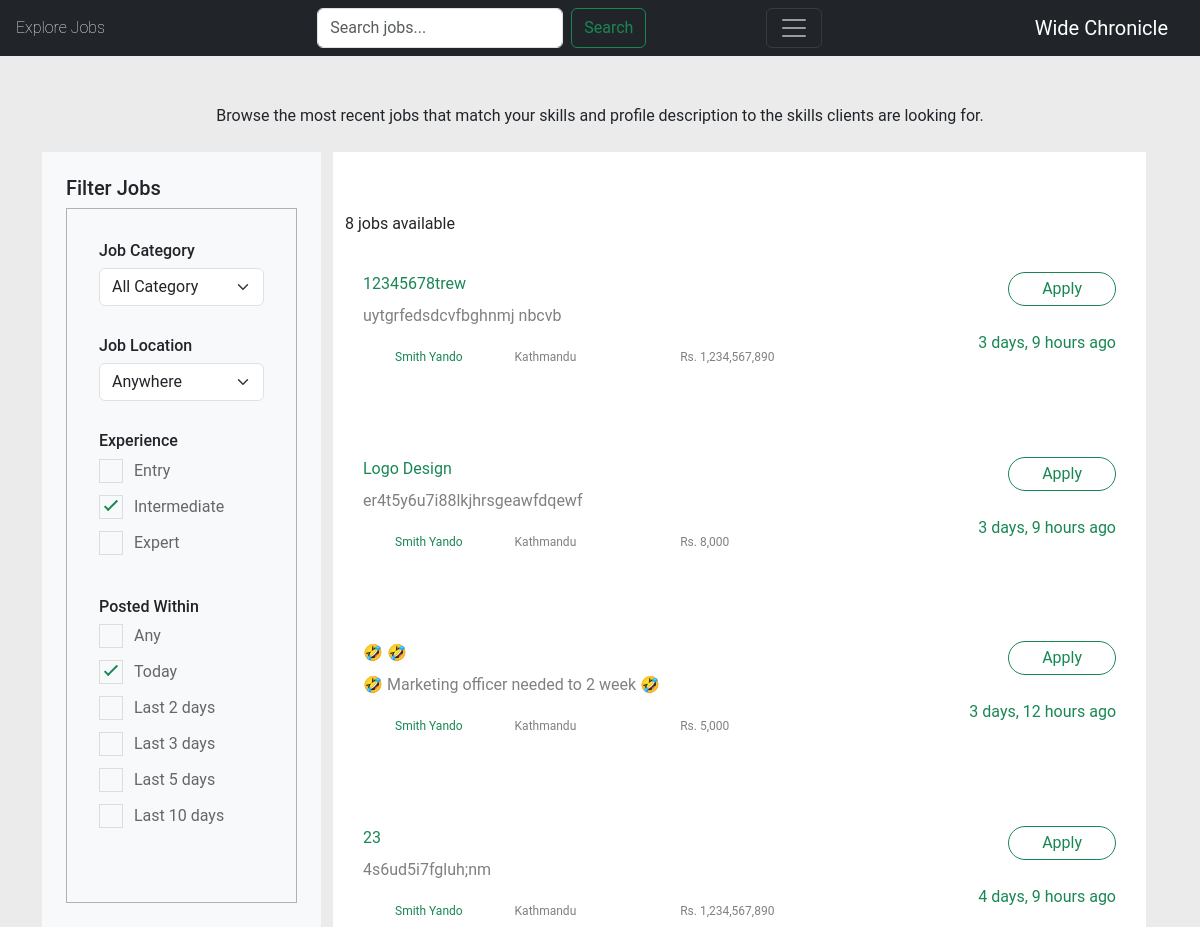
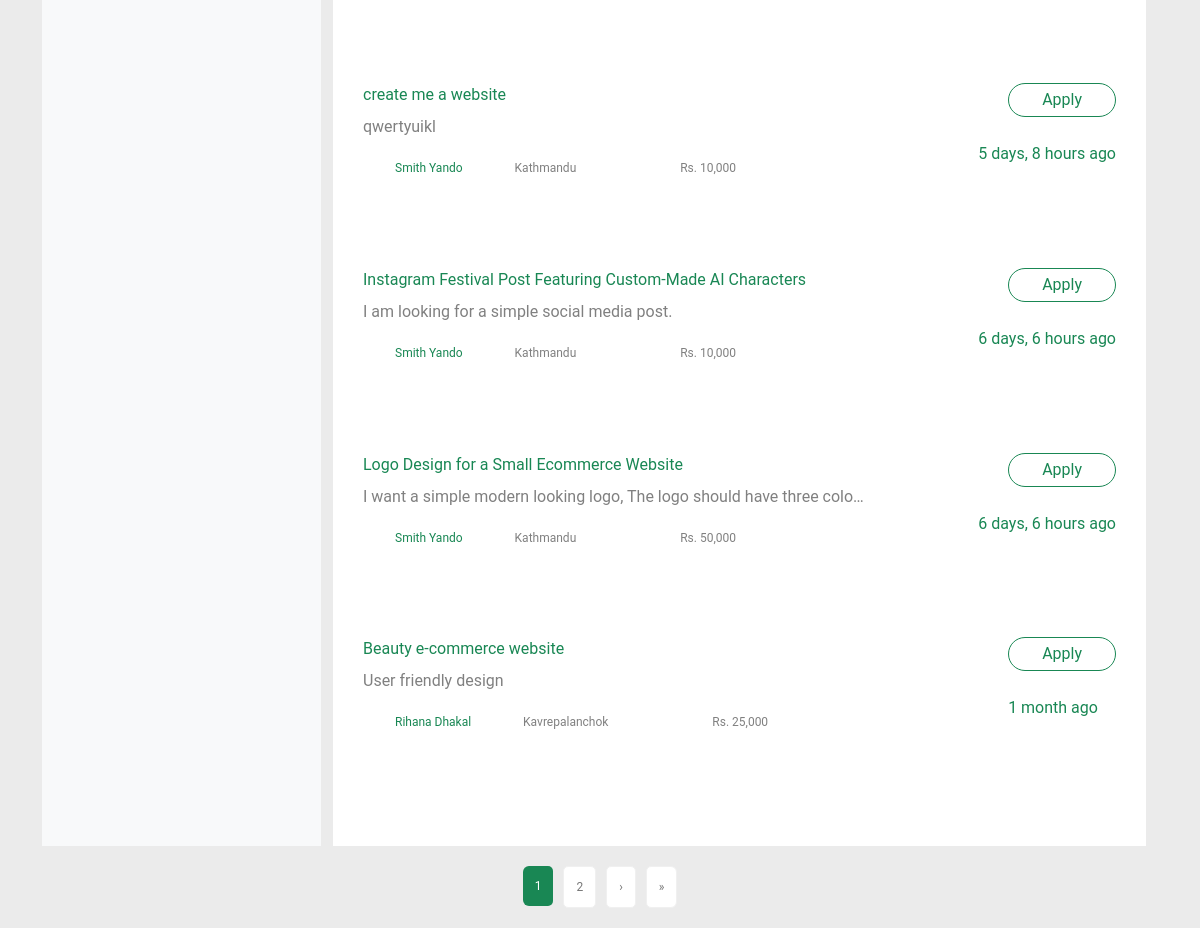
The page /find-work/ (signed in) on the database its author committed (2 pictures, top to bottom).
### jobs/models.py (models this page shows, shortened)
class Job(models.Model):
    buyer = models.ForeignKey(Buyer, on_delete=models.CASCADE)
    title = models.CharField(max_length=200)
    budget = models.IntegerField(validators=[MinValueValidator(1000)])
    description = models.TextField()
    requirement = models.TextField()
    expertise_required = models.CharField(choices=SPECIALITY_CHOICES, max_length=50, default="None" )
    timestamp = models.DateTimeField(auto_now_add=True)
    code = models.CharField(max_length=10, unique=True, primary_key=True,)
    class Meta:
        ordering = ['-timestamp']

class Buyer(models.Model):
    owner = models.OneToOneField(User, on_delete=models.CASCADE, )
    name = models.CharField(max_length=50)
    profile_pic = models.ImageField(upload_to="profile/")
    bio = models.TextField(blank=True)
    location = models.CharField(choices=LOCATION_CHOICES, max_length=100)

### jobs/views.py (the view)
# urls.py: path('find-work/',JobListView.as_view(), name='job-list'),
class JobListView(LoginRequiredMixin,ListView):
    model = Job
    template_name = 'jobs/job_list.html'
    context_object_name = 'jobs'
    paginate_by = 5
    login_url = 'handle-login'
    def get_context_data(self, **kwargs):
        context = super().get_context_data(**kwargs)
        query = self.request.GET.get('q')
        category = self.request.GET.get('category')
        location = self.request.GET.get('location')
        if query:
            job_queryset = Job.objects.filter(title__icontains=query)
        elif location:
            job_queryset = Job.objects.filter(buyer__location=location)
        else:
            job_queryset = Job.objects.all()
        context['speciality_choices'] = SPECIALITY_CHOICES
        context['location_choices'] = LOCATION_CHOICES
        applied_jobs = ApplyJob.objects.filter(user=self.request.user).values_list('Job__code', flat=True)
        for job in job_queryset:
            job.has_applied = job.code in applied_jobs
        context['jobs'] = job_queryset
        return context
    def get_queryset(self):
        query = self.request.GET.get('q')
        location = self.request.GET.get('location')
        queryset = Job.objects.all()
        if query:
            queryset = queryset.filter(title__icontains=query)
        if location:
            queryset = queryset.filter(buyer__location=location)
        return queryset.order_by('-timestamp')

### accounts/models.py (called while the page is built)
    def role(self):
        if hasattr(self, 'seller'):
            return 'Seller'
        elif hasattr(self, 'buyer'):
            return 'Buyer'
        else:
            return None

    def name(user):
        if hasattr(user, 'seller'):
            return user.seller.name
        elif hasattr(user, 'buyer'):
            return user.buyer.name

    def profile_pic(user):
        if hasattr(user, 'seller'):
            return user.seller.profile_pic.url
        elif hasattr(user, 'buyer'):
            return user.buyer.profile_pic.url
        return user.profile_pic

### jobs/context_processors.py (called while the page is built)
def unread_notifications(request):
    if request.user.is_authenticated:
        unread_count = Notification.objects.filter(user=request.user, is_read=False).count()
    else:
        unread_count = 0
    return {
        'unread_notifications_count': unread_count
    }

### jobs/templates/jobs/job_list.html (shortened to what this page needs)
{% extends 'jobs/_base.html' %}
{% load humanize %}
{% block content%}
{% load icon %}
<div class="container ">
    <div class="row text-center pb-4 pt-5">
        <div>Browse the most recent jobs that match your skills and profile description to the skills clients are looking for.</div>
    </div>
    <div class="job-listing-area pt-120 pb-120">
        <div class="container">
            <div class="row">
                <div class="bg-light col-lg-3 col-md-4 p-4">
                    <div class="row">
                        <div class="col-12">
                                <h5>Filter Jobs</h5>
                        </div>
                    </div>
                    <div class="job-category-listing mb-3">
                        <div class="single-listing">
                                 <h6>Job Category</h6>
                            <div class="select-job-items2">
                                <select name="select" class="form-select">
                                    <option value="">All Category</option>
                                </select>
                            </div>
                        </div>
                        <div class="single-listing">
                            <div class="small-section-tittle2">
                                <h6>Job Location</h6>
                            </div>
                            <div class="select-job-items2">
                                <form method="GET" action="{% url 'job-list' %}">
                                    <select name="location" class="form-select" onchange="this.form.submit()">
                                        <option value="">Anywhere</option>
                                    </select>
                                </form>
                            </div>
                        </div>
                        <div class="single-listing">
                            <div class="select-Categories pt-80 pb-50">
                                <div class="small-section-tittle2">
                                    <h6>Experience</h6>
                                </div>
                                <label class="container">Entry
                                    <span class="checkmark"></span>
                                </label>
                                <label class="container">Intermediate
                                    <span class="checkmark"></span>
                                </label>
                                <label class="container">Expert
                                    <span class="checkmark"></span>
                                </label>
                            </div>
                        </div>
                        <div class="single-listing">
                            <div class="select-Categories pb-50">
                                <div class="small-section-tittle2">
                                    <h6>Posted Within</h6>
                                </div>
                                <label class="container">Any
                                    <span class="checkmark"></span>
                                </label>
                                <label class="container">Today
                                    <span class="checkmark"></span>
                                </label>
                                <label class="container">Last 2 days
                                    <span class="checkmark"></span>
                                </label>
                                <label class="container">Last 3 days
                                    <span class="checkmark"></span>
                                </label>
                                <label class="container">Last 5 days
                                    <span class="checkmark"></span>
                                </label>
                                <label class="container">Last 10 days
                                    <span class="checkmark"></span>
                                </label>
                            </div>
                        </div>
                    </div>
                </div>
                <div class="  col-lg-9 col-md-8">
                    <section class="featured-job-area ">
                        <div class="container">
                            <div class="row">
                                <div class="col-lg-12">
                                    <div>
                                        <span class="float-start">{{ jobs.count }} jobs available</span>
                                    </div>
                                </div>
                            </div>
                        {% for job in jobs %}
                        <div class="row">
                            <div class="single-job-items ">
                                <div class="job-tittle col-8 float-start text-wrap">
                                        <a href="{% url 'job-detail' job.code %}" class=" text-decoration-none">
                                            {{ job.title}}
                                        </a>
                                        <p class="text-truncate pt-2 " >{{job.description}}</p>
                                        <ul>
                                            <li> {% icon "user" %} <a href="{% url 'buyer-detail' job.buyer.id %}">{{ job.buyer.name}} </a> </li>
                                            <li>{% icon "map-pin" %}{{ job.buyer.location}}</li>
                                            <li>Rs. {{job.budget|intcomma}}</li>
                                        </ul>
                                </div>
                                <div class="items-link float-end">
                                    <a href="{% url 'job-detail' job.code %}" class="text-decoration-none">Apply</a>
                                    <span>{{job.timestamp|naturaltime}}</span>
                                </div>
                            </div>
                        </div>
                        {% endfor %}
                        </div>
                    </section>
                </div>
            </div>
        </div>
    </div>
    <div class="pagination-area pb-115 text-center pt-3">
        <div class="container">
            <div class="row">
                <div class="col-12 text-center">
                    <nav aria-label="Page navigation ">
                        <ul class="pagination justify-content-center">
                            {% for num in page_obj.paginator.page_range %}
                                {% if num == page_obj.number %}
                                    <li class="page-item active p-1" aria-current="page">
                                        <a class="page-link" href="?page={{ num }}">{{ num }}</a>
                                    </li>
                                {% elif num > page_obj.number|add:'-3' and num < page_obj.number|add:'3' %}
                                    <li class="page-item p-1">
                                        <a class="page-link" href="?page={{ num }}">{{ num }}</a>
                                    </li>
                                {% endif %}
                            {% endfor %}
                            {% if page_obj.has_next %}
                                <li class="page-item p-1">
                                    <a class="page-link" href="?page={{ page_obj.next_page_number }}" aria-label="Next">
                                        <span aria-hidden="true">&rsaquo;</span>
                                    </a>
                                </li>
                                <li class="page-item p-1">
                                    <a class="page-link" href="?page={{ page_obj.paginator.num_pages }}" aria-label="Last">
                                        <span aria-hidden="true">&raquo;</span>
                                    </a>
                                </li>
                            {% endif %}
                        </ul>
                    </nav>
                </div>
            </div>
        </div>
    </div>
</div>
{% endblock content%}

### jobs/static/css/style.css (style rules this page uses)
a { color: #198754; }
.single-job-items { padding: 36px 30px; transition: .4s; }
.single-job-items .job-tittle a { color: #198754; transition: .4s; overflow: hidden; text-decoration: none; }
.single-job-items .job-tittle p { color: #808080; }
.single-job-items .job-tittle ul li { display: inline-block; margin-right: 48px; font-size: 12px; color: #808080; line-height: 1.8; }
.single-job-items .job-tittle ul li:last-child { margin-right: 0; }
.items-link a { color: #198754; border: 1px solid #198754; border-radius: 30px; padding: 4px 33px; text-align: center; margin-bottom: 25px; float:right; }
.items-link span { color: #198754; display: block; }
.job-category-listing { padding: 2rem; display: block; border: solid #b1b1b1 1px; }
.job-category-listing .single-listing { padding-bottom: 30px; }
.job-category-listing .single-listing .select-Categories .container { display: block; position: relative; padding-left: 35px; margin-bottom: 12px; cursor: pointer; color: #666666; font-size: 16px; user-select: none; }
.job-category-listing .single-listing .select-Categories .checkmark { position: absolute; top: 0; left: 0; height: 24px; width: 24px; border: 1px solid #ddd; }
.job-category-listing .single-listing .select-Categories .checkmark:after { content: ""; position: absolute; display: none; }
.job-category-listing .single-listing .select-Categories .container input:checked ~ .checkmark:after { display: block; }
.job-category-listing .single-listing .select-Categories .container .checkmark::after { left: 8px; top: 1px; width: 6px; height: 14px; border: solid #198754; border-width: 0px 2px 2px 0; transform: rotate(45deg); }
.pagination-area .page-item { margin: 0; }
.pagination-area .page-link { border: 0; font-size: 12px; text-align: center; background: none; box-shadow: none; outline: 0; color: #777777; padding: 11px 12px; background: #fff; margin: 0 3px; border-radius: 5px; border: 1px solid #f0f0f0; }
.pagination-area .page-item.active .page-link { z-index: 1; border: 0; position: relative; box-shadow: none; outline: 0; background: #198754; color: #fff; }

### jobs/static/css/main.css (style rules this page uses)
:root { --default-font: "Roboto", system-ui, -apple-system, "Segoe UI", Roboto, "Helvetica Neue", Arial, "Noto Sans", "Liberation Sans", sans-serif, "Apple Color Emoji", "Segoe UI Emoji", "Segoe UI Symbol", "Noto Color Emoji"; --heading-font: "Poppins", sans-serif; --nav-font: "Poppins", sans-serif; }
:root { --background-color: #ffffff; --default-color: #212529; --heading-color: #001973; --accent-color: #0d42ff; --surface-color: #ffffff; --contrast-color: #ffffff; }
:root { --nav-color: rgba(255, 255, 255, 0.6); --nav-hover-color: #ffffff; --nav-mobile-background-color: #ffffff; --nav-dropdown-background-color: #ffffff; --nav-dropdown-color: #212529; --nav-dropdown-hover-color: #0d42ff; }
:root { scroll-behavior: smooth; }
body { color: var(--default-color); background-color: var(--background-color); font-family: var(--default-font); }
a { color: var(--accent-color); text-decoration: none; transition: 0.3s; }
section, .section { color: var(--default-color); background-color: var(--background-color); padding: 60px 0; scroll-margin-top: 100px; overflow: clip; }

### jobs/templates/jobs/_base.html (style rules this page uses)
body { background-color: #ebebeb; }

### rows shown on the page
Job: title "12345678trew", description "uytgrfedsdcvfbghnmj nbcvb", buyer.name "Smith Yando", buyer.location "Kathmandu", budget "1,234,567,890", timestamp "3 days, 9 hours ago"
Job: title "Logo Design", description "er4t5y6u7i88lkjhrsgeawfdqewf", buyer.name "Smith Yando", buyer.location "Kathmandu", budget "8,000", timestamp "3 days, 9 hours ago"
Job: title "🤣 🤣", description "🤣 Marketing officer needed to 2 week 🤣", buyer.name "Smith Yando", buyer.location "Kathmandu", budget "5,000", timestamp "3 days, 12 hours ago"
Job: title "23", description "4s6ud5i7fgluh;nm", buyer.name "Smith Yando", buyer.location "Kathmandu", budget "1,234,567,890", timestamp "4 days, 9 hours ago"
Job: title "create me a website", description "qwertyuikl", buyer.name "Smith Yando", buyer.location "Kathmandu", budget "10,000", timestamp "5 days, 8 hours ago"
Job: title "Instagram Festival Post Featuring Custom-Made AI Characters", description "I am looking for a simple social media post.", buyer.name "Smith Yando", buyer.location "Kathmandu", budget "10,000", timestamp "6 days, 6 hours ago"
Job: title "Logo Design for a Small Ecommerce Website", description "I want a simple modern looking logo, The logo should have three colo…", buyer.name "Smith Yando", buyer.location "Kathmandu", budget "50,000", timestamp "6 days, 6 hours ago"
Job: title "Beauty e-commerce website", description "User friendly design", buyer.name "Rihana Dhakal", buyer.location "Kavrepalanchok", budget "25,000", timestamp "1 month ago"

### other values the page prints
{{ jobs.count }} "8"
{{ num }} "1"
{{ num }} "2"
